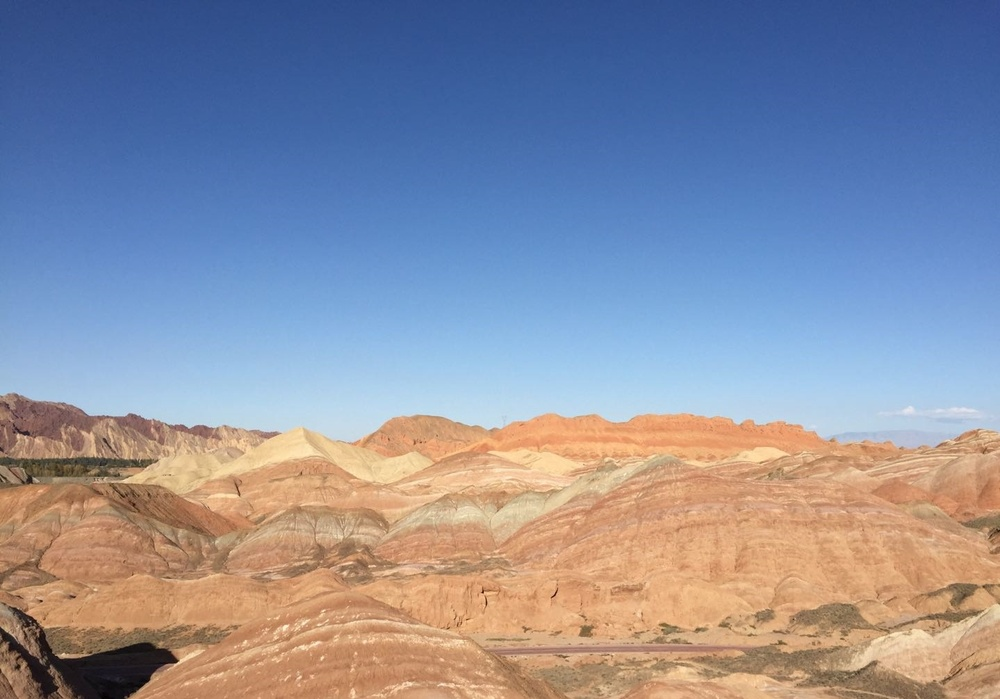
//> input picture section16_#/C++/Danxia.jpg, 1000 x 699 px, shrunk from 1439 x 1006 before the run
$ ./HSV   (built with g++ and OpenCV 4)
//> lines starting //> are read from the running program, lines starting //| are printed output that depends on the picture; after the words box and inside, x2 and y2 are one past the last pixel; in counts of white or black regions, pixels touching at a corner belong together
#include <iostream>
#include <string>
//#include <cstdlib>
#include <opencv2/opencv.hpp>

using namespace std;
using namespace cv;


static void splitRGBTest(Mat imgOri);
static void cover2HSVTest(Mat imgOri);
static void cover2OthersTest(Mat imgOri);
static void binHSVThreasholdCallBack(int, void*);
static void scaleHCallBack(int, void*);
static void scaleSCallBack(int, void*);
static void scaleVCallBack(int, void*);
static void binGrayThreasholdCallBack(int, void*);
static void showImgPara(Mat &img);

int gBinHSVThreshold = 64;
int gBinGrayThreshold = 100;
int gHScale = 100;
int gSScale = 100;
int gVScale = 100;
Mat gHImTemp, gGrayImTemp;
vector<Mat> gImgRGBChannels;
vector<Mat> gImgHSVChannels;
vector<Mat> gTempImgHSVChannels;


#define BIN_MAX 255
#define HSV_MAX 300

int main()
{
	Mat imgOri = imread("Danxia.jpg");
//> imgOri is the input picture: 699 rows x 1000 cols, CV_8UC3; mean B, G, R 160.9, 143.1, 138.7
	if (imgOri.empty())
	{
		cout << "Cannot find this picture!" << endl;
	}

	//splitRGBTest(imgOri);
	cover2HSVTest(imgOri);
	//cover2OthersTest(imgOri);

	waitKey(0);
	return true;
}

// [51 lines left out: functions clearChannel, splitRGBTest, not called in this run]


static void cover2HSVTest(Mat imgOri)
{
	Mat hsv, channelH, channelS, channelV, imgBin;

	/* Show original picture */
	imshow("imgOri", imgOri);

	/* Show HSV picture */
	cvtColor(imgOri, hsv, COLOR_BGR2HSV);
//> hsv: 699 rows x 1000 cols, CV_8UC3; mean H, S, V 71.3, 119.6, 194.2
	imshow("HSV", hsv);
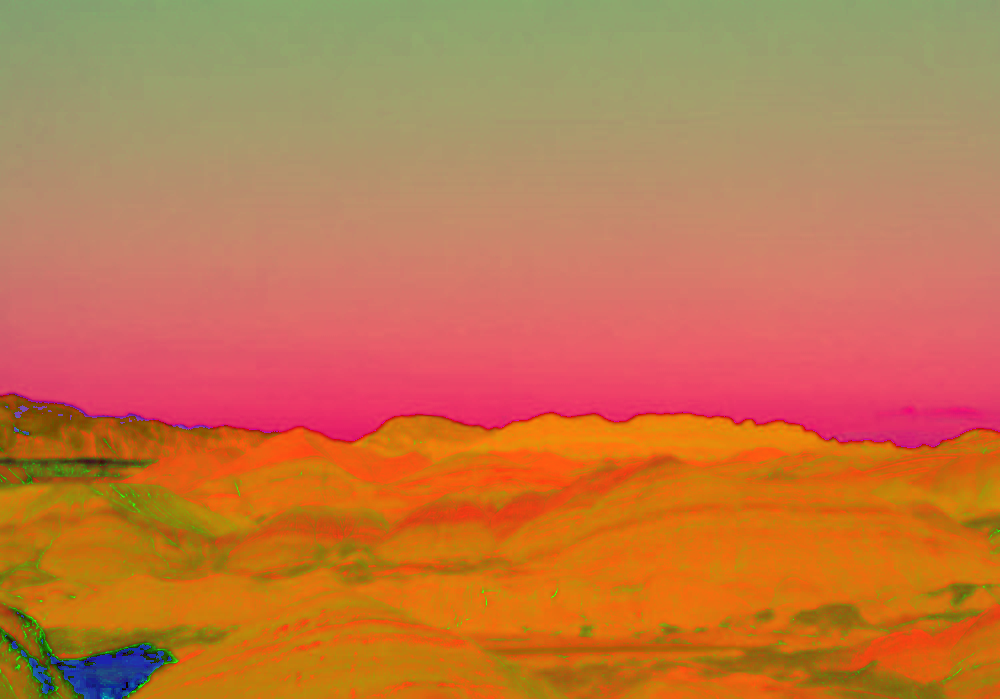
//> window 'HSV': 699 rows x 1000 cols, CV_8UC3; mean B, G, R 71.3, 119.6, 194.2

	split(hsv, gImgHSVChannels);
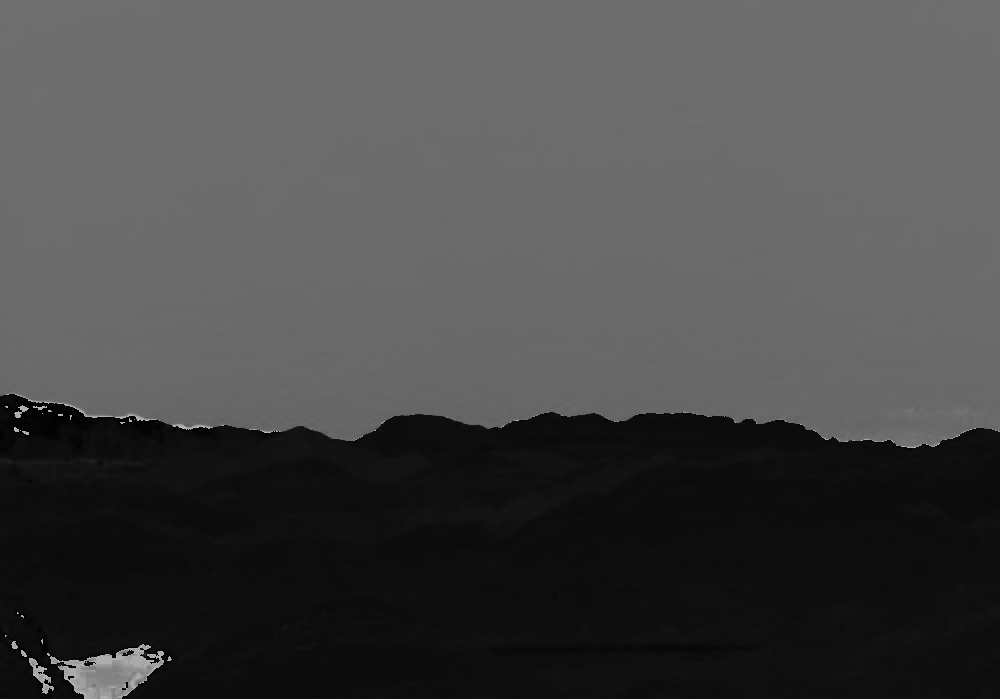
//> gImgHSVChannels[0]: 699 rows x 1000 cols, CV_8UC1; min 0, max 179, mean 71.3
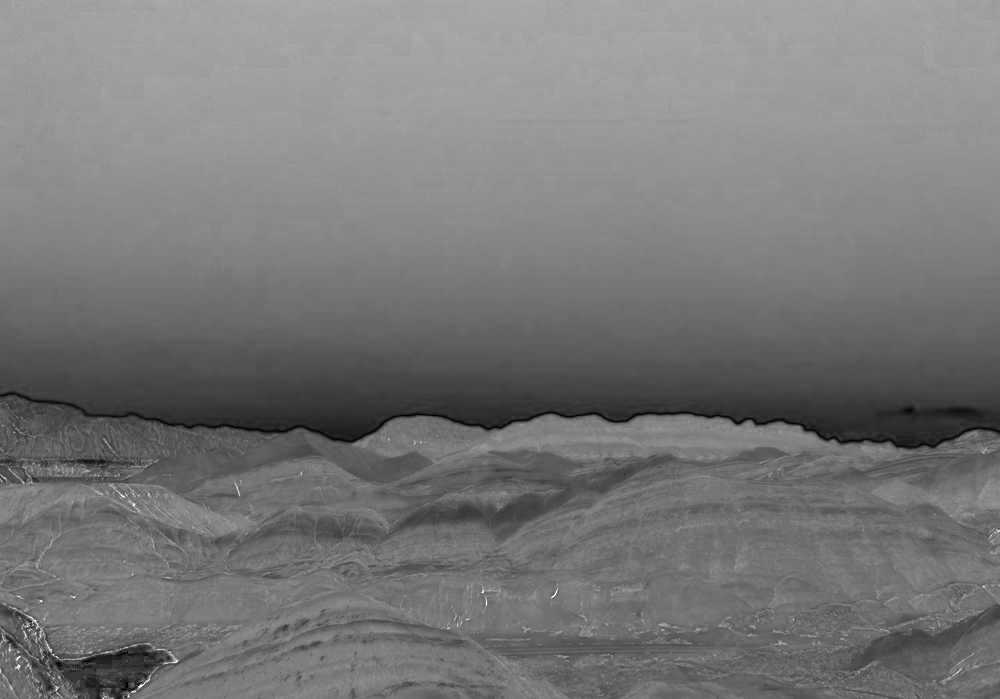
//> gImgHSVChannels[1]: 699 rows x 1000 cols, CV_8UC1; min 0, max 255, mean 119.6
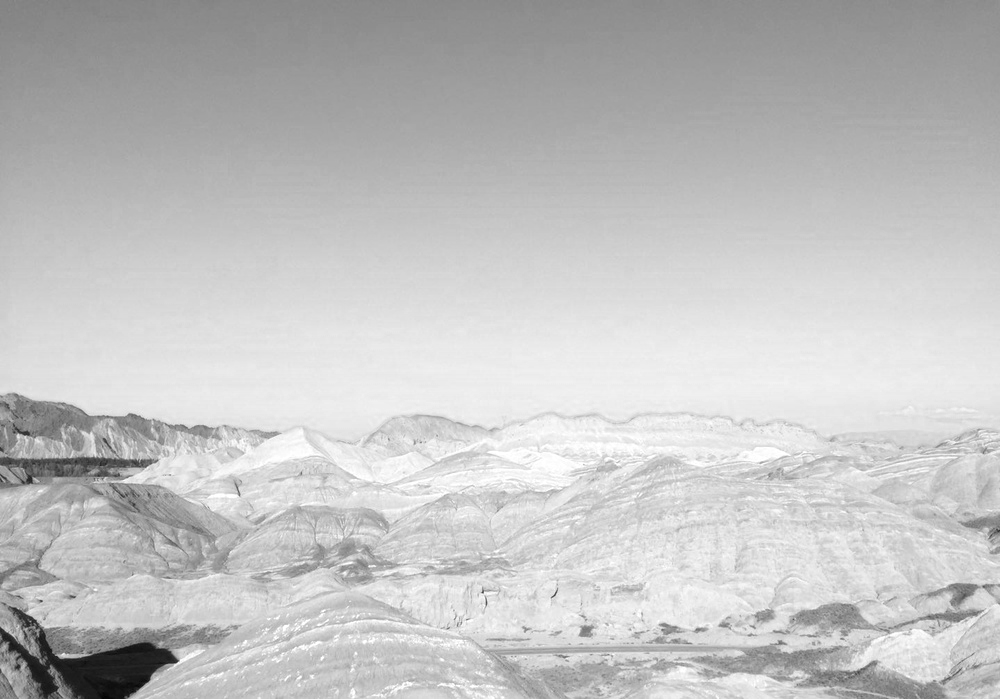
//> gImgHSVChannels[2]: 699 rows x 1000 cols, CV_8UC1; min 4, max 255, mean 194.2
	split(hsv, gTempImgHSVChannels);
	vector<Mat> imgChannels(gImgHSVChannels);
	//gTempImgHSVChannels = gImgHSVChannels;

	/* H Vector */
	channelH = imgChannels[0].clone();
	imshow("H Channel", channelH);

	/* S Vector */
	channelS = imgChannels[1].clone();
	imshow("S Channel", channelS);

	/* V Vector */
	channelV = imgChannels[2].clone();
	imshow("V Channel", channelV);


	/* Bin Image */
	gHImTemp = channelH;
	threshold(gHImTemp, imgBin, gBinHSVThreshold, 255, THRESH_BINARY);
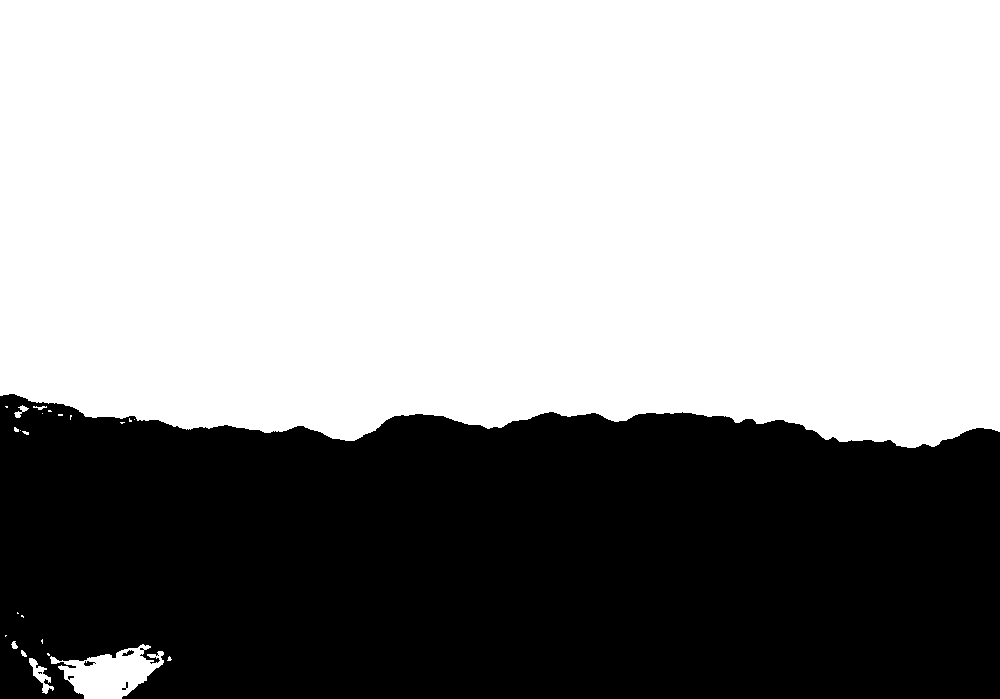
//> imgBin: 699 rows x 1000 cols, CV_8UC1; 61.2% white; 6 black regions (2 under 20 px), largest, box (x1, y1, x2, y2) and area: (0, 394, 1000, 699) 271293, (122, 650, 134, 656) 38, (84, 661, 96, 666) 36, (122, 682, 128, 690) 20
	imshow("HSV Bin Channel", imgBin);

	cv::createTrackbar("H", "imgOri", &gHScale, HSV_MAX, scaleHCallBack);
	cv::createTrackbar("S", "imgOri", &gSScale, HSV_MAX, scaleSCallBack);
	cv::createTrackbar("V", "imgOri", &gVScale, HSV_MAX, scaleVCallBack);

	cv::createTrackbar("Threshold", "HSV Bin Channel", &gBinHSVThreshold, BIN_MAX, binHSVThreasholdCallBack);
}

// [14 lines left out: function cover2OthersTest, not called in this run]


static void binHSVThreasholdCallBack(int, void*)
{
	Mat imgBin;
	threshold(gHImTemp, imgBin, gBinHSVThreshold, 255, THRESH_BINARY);
	imshow("HSV Bin Channel", imgBin);
}

// [6 lines left out: function binGrayThreasholdCallBack, not called in this run]

static void scaleHCallBack(int, void* )
{
#if 1
	Mat fImgOriHChannel = gImgHSVChannels[0].clone();
	Mat fImgOutHChannel = gImgHSVChannels[0].clone();
	Mat imgOutHSV, imgOutShow;

	fImgOriHChannel.convertTo(fImgOriHChannel, CV_32FC1);
	fImgOutHChannel.convertTo(fImgOutHChannel, CV_32FC1);

	Mat mask(fImgOriHChannel.rows, fImgOriHChannel.cols, CV_32FC1, Scalar(gHScale / 100.0));

	multiply(fImgOriHChannel, mask, fImgOutHChannel);
	fImgOutHChannel.convertTo(gTempImgHSVChannels[0], gTempImgHSVChannels[0].type());
	merge(gTempImgHSVChannels, imgOutHSV);
	cvtColor(imgOutHSV, imgOutShow, COLOR_HSV2BGR);

	imshow("imgOri", imgOutShow);

	//showImgPara(mask);
	//showImgPara(fImgOutHChannel);
	//cout << ">>>>>>>>>>>>>" << gHScale << "<<<<<<<<<<<<<\n" << endl;
#else
	Mat imgHSVOutShow, imgOutShow;
	Mat imgHChannel = gImgHSVChannels[0].clone();
	for (int row = 0; row < imgHChannel.rows; row++)
	{
		uchar* pGImgHSVChannels = imgHChannel.ptr<uchar>(row);
		uchar* pGTempImgHSVChannels = gTempImgHSVChannels[0].ptr<uchar>(row);
		for (int col = 0; col < imgHChannel.cols; col++)
		{
			pGTempImgHSVChannels[col] = saturate_cast<uchar>((float)(pGImgHSVChannels[col]) * (float)gHScale / 100.0);
			//cout << pGTempImgHSVChannels[col];
		}
		//cout << endl;
	}
	//cout << "------------------------------END------------------------------\n" << endl;

	merge(gTempImgHSVChannels, imgHSVOutShow);
	cvtColor(imgHSVOutShow, imgOutShow, COLOR_HSV2BGR);

	imshow("imgOri", imgOutShow);

#endif
}
static void scaleSCallBack(int, void*)
{
	Mat imgHSVOutShow, imgOutShow;
	Mat imgSChannel = gImgHSVChannels[1].clone();
	for (int row = 0; row < imgSChannel.rows; row++)
	{
		uchar* pGImgHSVChannels = imgSChannel.ptr<uchar>(row);
		uchar* pGTempImgHSVChannels = gTempImgHSVChannels[1].ptr<uchar>(row);
		for (int col = 0; col < imgSChannel.cols; col++)
		{
			pGTempImgHSVChannels[col] = saturate_cast<uchar>((float)(pGImgHSVChannels[col]) * (float)gSScale / 100.0);
		}
	}

	merge(gTempImgHSVChannels, imgHSVOutShow);
	cvtColor(imgHSVOutShow, imgOutShow, COLOR_HSV2BGR);

	imshow("imgOri", imgOutShow);
}
static void scaleVCallBack(int, void*)
{
	cout << gVScale << endl;
	Mat fImgOriVChannel = gImgHSVChannels[2].clone();
	Mat fImgOutVChannel = gImgHSVChannels[2].clone();
	Mat imgOutHSV, imgOutShow;

	fImgOriVChannel.convertTo(fImgOriVChannel, CV_32FC1);
	fImgOutVChannel.convertTo(fImgOutVChannel, CV_32FC1);

	Mat mask(fImgOriVChannel.rows, fImgOriVChannel.cols, CV_32FC1, Scalar(gVScale / 100.0));

	multiply(fImgOriVChannel, mask, fImgOutVChannel);
	fImgOutVChannel.convertTo(gTempImgHSVChannels[2], gTempImgHSVChannels[2].type());
	merge(gTempImgHSVChannels, imgOutHSV);
	cvtColor(imgOutHSV, imgOutShow, COLOR_HSV2BGR);

	imshow("imgOri", imgOutShow);

	//showImgPara(mask);
	//showImgPara(fImgOutHChannel);
	//cout << ">>>>>>>>>>>>>" << gHScale << "<<<<<<<<<<<<<\n" << endl;
}

// [15 lines left out: function showImgPara, not called in this run]
